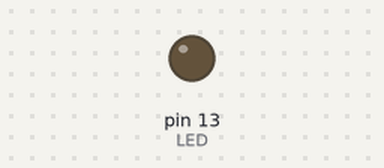
Bench run of a sketch on a simulated Arduino Uno, built with avr-gcc and run on an emulated ATmega328P. Parts: output pins drawn as LEDs (lit = HIGH).

Above: at 0.85 s.
At 14.75 s:
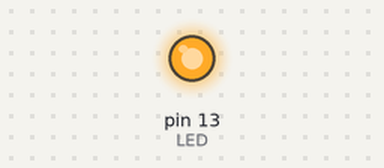
Timing chart, 0 to 15.3 s (numbered marks = the images above):
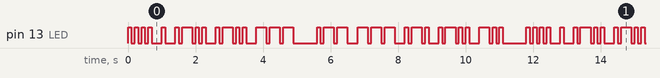

Measured:
- by itself, pin 13 (LED): moves between LOW and HIGH, repeating every 11.8 s
- by itself, everything shown: repeats every 11.8 s, in 64 steps

The sketch:

MorseCodeV2.ino
```cpp
#include "morse_ino.h"

void setup()
{
  pinMode(LED, OUTPUT);
  loadMorseTable();
}

void loop()
{
  const char *message = "Hello World";

  translateToMorse(message);

  // Ensuring there is enough time
  // between the last and first words

  digitalWrite(LED, LOW);
  delay(INTER_WORD_SPACE - INTER_CHAR_SPACE);
}
```

morseDict.c
```cpp
#include <stddef.h>

#include "morseDict.h"

static const char *table[TABLESIZE]; /* pointer table */

static int getIndex(char c) {
  if (c == ' ')
    return SPACE_INDEX;
  if (c >= '0' && c <= '9')
    return c - '0';
  if (c >= 'A' && c <= 'Z')
    return c - 'A' + 10;
  if (c >= 'a' && c <= 'z')
    return c - 'a' + 10;

  return INVALID;
}

/* The values are string literals with static storage duration, so the table
   can hold the pointers directly instead of duplicating them onto the heap. */
void install(char key, const char *value) {
  int index = getIndex(key);

  if (index == INVALID)
    return;

  table[index] = value;
}

const char *lookup(char key) {
  int index = getIndex(key);

  if (index == INVALID)
    return NULL;

  return table[index];
}
```

morseDict.h
```cpp
#pragma once

#define TABLESIZE 37
#define SPACE_INDEX 36
#define INVALID -1

void install(char key, const char *value);

const char *lookup(char key);
```

morse_ino.c
```cpp
#include <Arduino.h>
#include <stddef.h>

#include "morse_ino.h"

void loadMorseTable() {
  install('A', ".-");
  install('B', "-...");
  install('C', "-.-.");
  install('D', "-..");
  install('E', ".");
  install('F', "..-.");
  install('G', "--.");
  install('H', "....");
  install('I', "..");
  install('J', ".---");
  install('K', "-.-");
  install('L', ".-..");
  install('M', "--");
  install('N', "-.");
  install('O', "---");
  install('P', ".--.");
  install('Q', "--.-");
  install('R', ".-.");
  install('S', "...");
  install('T', "-");
  install('U', "..-");
  install('V', "...-");
  install('W', ".--");
  install('X', "-..-");
  install('Y', "-.--");
  install('Z', "--..");
  install('1', ".----");
  install('2', "..---");
  install('3', "...--");
  install('4', "....-");
  install('5', ".....");
  install('6', "-....");
  install('7', "--...");
  install('8', "---..");
  install('9', "----.");
  install('0', "-----");
}

const struct SymbolMap mappings[] = {
    {DOT, DIT, HIGH},
    {DASH, DAH, HIGH},
    {SPACE, INTER_CHAR_SPACE, LOW},
    {SLASH, INTER_WORD_SPACE, LOW},
};

const int mapSize = sizeof(mappings) / sizeof(mappings[0]);

struct SymbolMap get(char c) {
  for (int i = 0; i < mapSize; i++)
    if (mappings[i].type == c)
      return mappings[i];

  return (struct SymbolMap){'\0', INVALID, INVALID};
}

void beep(char c) {
  struct SymbolMap mapping = get(c);

  if (mapping.type != '\0') {
    digitalWrite(LED, mapping.value);
    delay(mapping.timing);

    digitalWrite(LED, LOW);
    delay(INTRA_CHAR_SPACE);
  }
}

void parseSequence(const char *sequence) {
  for (; *sequence; sequence++) {
    beep(*sequence);
  }

  delay(INTER_CHAR_SPACE - INTRA_CHAR_SPACE);
}

void translateToMorse(const char *message) {
  for (; *message; message++) {

    if (*message == ' ') {
      delay(INTER_WORD_SPACE - INTER_CHAR_SPACE);
      continue;
    }

    const char *sequence = lookup(*message);
    if (sequence != NULL && sequence[0] != '\0') {
      parseSequence(sequence);
    }

  }
}
```

morse_ino.h
```cpp
#ifndef MORSE_H
#define MORSE_H

#ifdef __cplusplus
extern "C" {
#endif

#include "morseDict.h"
#include "symbolMap.h"

#define UNIT 100 /* milliseconds */
#define LED 13

enum {
  DIT = UNIT,
  DAH = 3 * UNIT,
  INTRA_CHAR_SPACE = UNIT,
  INTER_CHAR_SPACE = 3 * UNIT,
  INTER_WORD_SPACE = 7 * UNIT
};

enum { DOT = '.', DASH = '-', SPACE = ' ', SLASH = '/' };

extern const struct SymbolMap mappings[];

void loadMorseTable();

struct SymbolMap get(char c);

void beep(char c);

void parseSequence(const char *sequence);

void translateToMorse(const char *message);

#ifdef __cplusplus
}
#endif

#endif
```

symbolMap.h
```cpp
#pragma once

struct SymbolMap {
  char type;
  int timing;
  int value;
};
```
